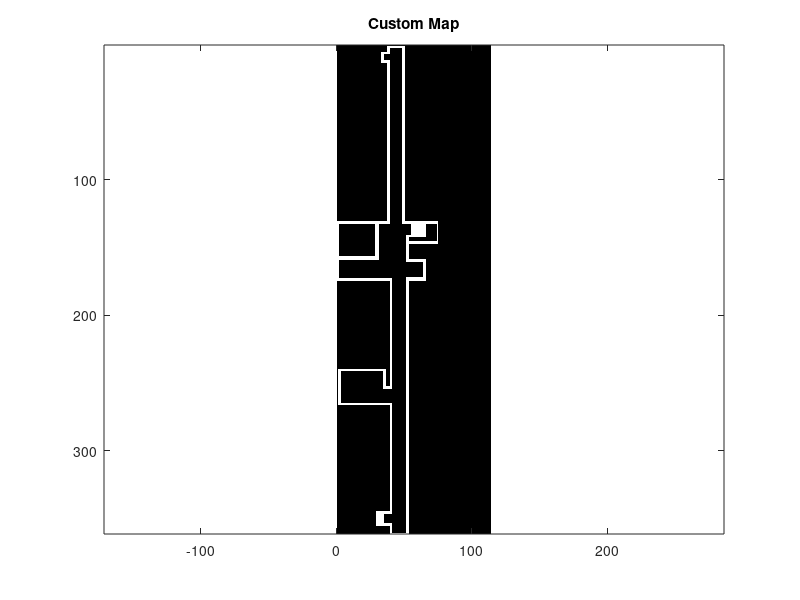

This figure's MATLAB source: (Note: this script raises an error after producing the figure.)
clear all; close all; clc;

% 3rd Floor Simplification Map
% occupancyGrid = zeros(339, 75);  % Create a 50x50 grid of free space
occupancyGrid = zeros(361, 114);

%% Add Walls:
% occupancyGrid(2:132, 42:42) = 1;

occupancyGrid(2:7, 38:39) = 1;
occupancyGrid(12:132, 38:39) = 1;

occupancyGrid(2:2, 39:50) = 1;
occupancyGrid(2:132, 49:50) = 1;
occupancyGrid(132:132, 1:39) = 1;
occupancyGrid(131:132, 1:39) = 1;
occupancyGrid(131:132, 49:75) = 1;
occupancyGrid(132:173, 1:2) = 1;
occupancyGrid(132:159, 29:31) = 1;
occupancyGrid(157:159, 1:31) = 1;
occupancyGrid(132:147, 75:75) = 1;
occupancyGrid(146:147, 52:75) = 1;
occupancyGrid(146:160, 52:53) = 1;
occupancyGrid(159:160, 52:66) = 1;
occupancyGrid(160:173, 65:66) = 1;
occupancyGrid(172:174, 52:66) = 1;
occupancyGrid(172:361, 52:53) = 1;
occupancyGrid(361:361, 41:52) = 1;
occupancyGrid(354:361, 40:41) = 1;
occupancyGrid(265:346, 40:41) = 1;
occupancyGrid(265:266, 2:41) = 1;
occupancyGrid(241:265, 2:3) = 1;
occupancyGrid(240:241, 2:36) = 1;
occupancyGrid(241:254, 35:36) = 1;
occupancyGrid(253:254, 35:41) = 1;
occupancyGrid(173:254, 40:41) = 1;
occupancyGrid(173:174, 1:41) = 1;


occupancyGrid(141:145, 52:53) = 1;
occupancyGrid(141:142, 52:56) = 1;
occupancyGrid(132:142, 56:66) = 1; % Emergency stair - indoor

% Emergency stair - outdoor 
occupancyGrid(345:346, 35:41) = 1;
occupancyGrid(354:332 + 23, 35:41) = 1;
occupancyGrid(345:332 + 23, 30:35) = 1; 

% Emergency stair - outdoor MACS Corridor Area
occupancyGrid(6:7, 34:39) = 1;
occupancyGrid(12:13, 34:39) = 1;
occupancyGrid(6:13, 34:35) = 1; 

figure
imagesc(occupancyGrid);
colormap(gray);   % Set the colormap to gray
axis equal;       % Maintain equal scaling
title('Custom Map');

% % Debug: Highlight added custom wall pixels
% hold on;
% [yExtra, xExtra] = find(occupancyGrid == 1);
% scatter(xExtra, yExtra, 10, 'red', 'filled'); % Highlight all occupied cells

%% Save the occupancy grid (Optionally)
% save(['EG-3Floor_ply', '.mat'], 'occupancyGrid');


%% Get the indoor Boundaries for defining the Monte Carlo init and final positions
% Invert the grid so that free space is 1 and walls are 0
freeSpaceGrid = ~occupancyGrid;

% Apply erosion to shrink the free space
se = strel('disk', 1);  % Create a disk-shaped structuring element with radius 2
erodedFreeSpace = imerode(freeSpaceGrid, se);

% Find all boundaries of the free space
B = bwboundaries(erodedFreeSpace);

% Plot the result
figure;
subplot(1,2,1);
imagesc(occupancyGrid);
colormap(gray);
axis equal;
title('Original Occupancy Grid');

subplot(1,2,2);
imagesc(freeSpaceGrid);
colormap(gray);
axis equal;
hold on;

% Plot all boundaries
for k = 1:length(B)
    boundary = B{k};
    disp(['Ploting Boundary ', num2str(k), ':']);
    plot(boundary(:,2), boundary(:,1), 'r', 'LineWidth', 2);
end

title('Free Space with All Boundaries');

% Output the coordinates of all boundaries
disp('Boundary coordinates:');
for k = 1:length(B)
    disp(['Boundary ', num2str(k), ':']);
    disp(B{k}(:, [2,1]));  % Note: we swap columns to get [x, y] format
    disp(' ');
end

EG_3Floor_indoor_polygon_MC_Simulation = B{5};